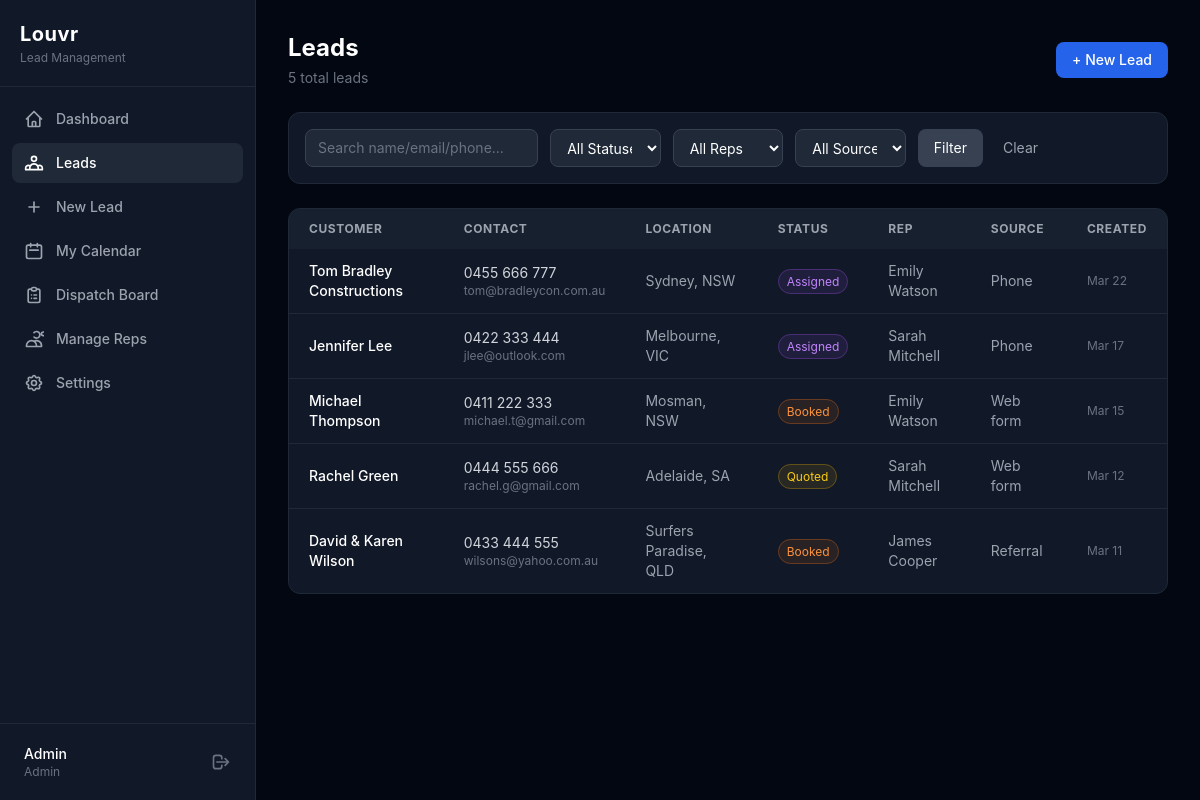
Page /leads (signed in) on the committed database.
### tables this page shows
CREATE TABLE leads (
            id INTEGER PRIMARY KEY AUTOINCREMENT,
            customer_name TEXT NOT NULL,
            customer_email TEXT DEFAULT "",
            customer_phone TEXT DEFAULT "",
            address TEXT DEFAULT "",
            suburb TEXT DEFAULT "",
            state TEXT DEFAULT "",
            postcode TEXT DEFAULT "",
            property_type TEXT DEFAULT "Residential",
            products_interested TEXT DEFAULT "",
            source TEXT DEFAULT "Phone",
            notes TEXT DEFAULT "",
            status TEXT DEFAULT "New",
            assigned_to INTEGER REFERENCES users(id) ON DELETE SET NULL,
            appointment_date TEXT,
            appointment_time TEXT,
            appointment_duration INTEGER DEFAULT 60,
            quoted_amount REAL,
            created_by INTEGER REFERENCES users(id) ON DELETE SET NULL,
            created_at DATETIME DEFAULT CURRENT_TIMESTAMP,
            updated_at DATETIME DEFAULT CURRENT_TIMESTAMP
        );

CREATE TABLE users (
            id INTEGER PRIMARY KEY AUTOINCREMENT,
            name TEXT NOT NULL,
            email TEXT NOT NULL UNIQUE,
            phone TEXT DEFAULT "",
            role TEXT NOT NULL DEFAULT "rep" CHECK(role IN ("admin","rep")),
            password_hash TEXT NOT NULL,
            api_key TEXT UNIQUE,
            is_active INTEGER NOT NULL DEFAULT 1,
            created_at DATETIME DEFAULT CURRENT_TIMESTAMP,
            updated_at DATETIME DEFAULT CURRENT_TIMESTAMP
        );

### src/Controllers/LeadController.php (called while the page is built, shortened)
<?php
class LeadController
{
    private Database $db;
    private array $config;
    public function __construct(Database $db, array $config)
    {
        $this->db = $db;
        $this->config = $config;
    }
    public function index(): void
    {
        $filters = [
            'status'      => $_GET['status'] ?? '',
            'assigned_to' => $_GET['assigned_to'] ?? '',
            'source'      => $_GET['source'] ?? '',
            'date_from'   => $_GET['date_from'] ?? '',
            'date_to'     => $_GET['date_to'] ?? '',
            'search'      => $_GET['search'] ?? '',
        ];
        $page = max(1, (int)($_GET['page'] ?? 1));
        $result = Lead::list($this->db, $filters, $page, $this->config['per_page']);
        require __DIR__ . '/../../templates/leads/index.php';
    }
}

### src/Models/Lead.php (called while the page is built, shortened)
<?php
class Lead
{
    public static function list(Database $db, array $filters = [], int $page = 1, int $perPage = 20): array
    {
        $where = [];
        $params = [];
        $whereClause = $where ? 'WHERE ' . implode(' AND ', $where) : '';
        $total = (int)$db->fetchColumn(
            "SELECT COUNT(*) FROM leads l $whereClause",
            $params
        );
        $offset = ($page - 1) * $perPage;
        $rows = $db->fetchAll(
            "SELECT l.*, u.name AS rep_name
             FROM leads l
             LEFT JOIN users u ON l.assigned_to = u.id
             $whereClause
             ORDER BY l.created_at DESC
             LIMIT :limit OFFSET :offset",
            array_merge($params, [':limit' => $perPage, ':offset' => $offset])
        );
        return [
            'data'       => $rows,
            'total'      => $total,
            'page'       => $page,
            'per_page'   => $perPage,
            'total_pages' => (int)ceil($total / $perPage),
        ];
    }
}

### src/Database.php (called while the page is built, shortened)
<?php
class Database
{
    private PDO $pdo;
    private function __construct(array $config)
    {
        if ($config['driver'] === 'sqlite') {
            $dsn = 'sqlite:' . $config['path'];
            $this->pdo = new PDO($dsn, null, null, [
                PDO::ATTR_ERRMODE            => PDO::ERRMODE_EXCEPTION,
                PDO::ATTR_DEFAULT_FETCH_MODE => PDO::FETCH_ASSOC,
                PDO::ATTR_EMULATE_PREPARES   => false,
            ]);
            $this->pdo->exec('PRAGMA journal_mode=WAL');
            $this->pdo->exec('PRAGMA foreign_keys=ON');
        }
    }
    public function query(string $sql, array $params = []): PDOStatement
    {
        $stmt = $this->pdo->prepare($sql);
        $stmt->execute($params);
        return $stmt;
    }
    public function fetchAll(string $sql, array $params = []): array
    {
        return $this->query($sql, $params)->fetchAll();
    }
    public function fetchColumn(string $sql, array $params = []): mixed
    {
        return $this->query($sql, $params)->fetchColumn();
    }
}

### templates/leads/index.php (the view, shortened to what this page needs)
<?php
$statusBg = [
    'new'      => 'bg-blue-500/10 border-blue-500/30 text-blue-400',
    'assigned' => 'bg-purple-500/10 border-purple-500/30 text-purple-400',
    'booked'   => 'bg-orange-500/10 border-orange-500/30 text-orange-400',
    'quoted'   => 'bg-yellow-500/10 border-yellow-500/30 text-yellow-400',
    'won'      => 'bg-green-500/10 border-green-500/30 text-green-400',
    'lost'     => 'bg-red-500/10 border-red-500/30 text-red-400',
];
$e = fn($v) => htmlspecialchars($v ?? '', ENT_QUOTES, 'UTF-8');
?>
<div class="mb-6 flex items-center justify-between">
    <div>
        <h2 class="text-2xl font-bold text-white">Leads</h2>
        <p class="text-gray-500 text-sm mt-1"><?= $result['total'] ?> total leads</p>
    </div>
    <a href="/leads/create" class="px-4 py-2 bg-blue-600 hover:bg-blue-700 text-white text-sm font-medium rounded-lg transition-colors">+ New Lead</a>
</div>
<div class="bg-gray-900 border border-gray-800 rounded-xl p-4 mb-6">
    <form method="GET" action="/leads" class="grid grid-cols-2 md:grid-cols-4 lg:grid-cols-7 gap-3">
        <input type="text" name="search" value="<?= $e($filters['search']) ?>" placeholder="Search name/email/phone..."
            class="col-span-2 px-3 py-2 bg-gray-800 border border-gray-700 rounded-lg text-white text-sm placeholder-gray-500 focus:outline-none focus:ring-2 focus:ring-blue-500">
        <select name="status" class="px-3 py-2 bg-gray-800 border border-gray-700 rounded-lg text-white text-sm focus:outline-none focus:ring-2 focus:ring-blue-500">
            <option value="">All Statuses</option>
        </select>
        <select name="assigned_to" class="px-3 py-2 bg-gray-800 border border-gray-700 rounded-lg text-white text-sm focus:outline-none focus:ring-2 focus:ring-blue-500">
            <option value="">All Reps</option>
        </select>
        <select name="source" class="px-3 py-2 bg-gray-800 border border-gray-700 rounded-lg text-white text-sm focus:outline-none focus:ring-2 focus:ring-blue-500">
            <option value="">All Sources</option>
        </select>
        <div class="flex gap-2">
            <button type="submit" class="px-4 py-2 bg-gray-700 hover:bg-gray-600 text-white text-sm rounded-lg transition-colors">Filter</button>
            <a href="/leads" class="px-3 py-2 text-gray-400 hover:text-white text-sm transition-colors flex items-center">Clear</a>
        </div>
    </form>
</div>
<div class="bg-gray-900 border border-gray-800 rounded-xl overflow-hidden">
    <table class="w-full text-sm">
        <thead class="bg-gray-800/50">
            <tr class="text-left text-xs text-gray-400 uppercase tracking-wider">
                <th class="px-5 py-3">Customer</th>
                <th class="px-5 py-3 hidden md:table-cell">Contact</th>
                <th class="px-5 py-3 hidden lg:table-cell">Location</th>
                <th class="px-5 py-3">Status</th>
                <th class="px-5 py-3 hidden md:table-cell">Rep</th>
                <th class="px-5 py-3 hidden lg:table-cell">Source</th>
                <th class="px-5 py-3 hidden lg:table-cell">Created</th>
            </tr>
        </thead>
        <tbody class="divide-y divide-gray-800">
            <?php foreach ($result['data'] as $lead): ?>
            <tr class="hover:bg-gray-800/50 cursor-pointer transition-colors" onclick="window.location='/leads/<?= $lead['id'] ?>'">
                <td class="px-5 py-3">
                    <p class="font-medium text-white"><?= $e($lead['customer_name']) ?></p>
                </td>
                <td class="px-5 py-3 hidden md:table-cell">
                    <p class="text-gray-300"><?= $e($lead['customer_phone']) ?></p>
                    <p class="text-xs text-gray-500"><?= $e($lead['customer_email']) ?></p>
                </td>
                <td class="px-5 py-3 text-gray-400 hidden lg:table-cell"><?= $e($lead['suburb']) ?><?= $lead['state'] ? ', ' . $e($lead['state']) : '' ?></td>
                <td class="px-5 py-3">
                    <span class="text-xs px-2 py-1 rounded-full border <?= $statusBg[$lead['status']] ?? $statusBg[strtolower($lead['status'])] ?? 'bg-gray-500/10 border-gray-500/30 text-gray-400' ?>"><?= ucfirst($lead['status']) ?></span>
                </td>
                <td class="px-5 py-3 text-gray-400 hidden md:table-cell"><?= $e($lead['rep_name'] ?? 'Unassigned') ?></td>
                <td class="px-5 py-3 text-gray-400 hidden lg:table-cell"><?= ucfirst(str_replace('_', ' ', $lead['source'])) ?></td>
                <td class="px-5 py-3 text-gray-500 text-xs hidden lg:table-cell"><?= date('M j', strtotime($lead['created_at'])) ?></td>
            </tr>
            <?php endforeach; ?>
        </tbody>
    </table>
</div>
<?php
require __DIR__ . '/../layouts/app.php';

### templates/layouts/app.php (style rules this page uses)
body { font-family: -apple-system, BlinkMacSystemFont, 'Segoe UI', sans-serif; }

### rows in the picture
leads: customer_name "Tom Bradley Constructions", customer_phone "0455 666 777", customer_email "tom@bradleycon.com.au", suburb "Sydney", state "NSW", status "Assigned", assigned_to.name "Emily Watson", source "Phone", created_at "Mar 22"
leads: customer_name "Jennifer Lee", customer_phone "0422 333 444", customer_email "jlee@outlook.com", suburb "Melbourne", state "VIC", status "Assigned", assigned_to.name "Sarah Mitchell", source "Phone", created_at "Mar 17"
leads: customer_name "Michael Thompson", customer_phone "0411 222 333", customer_email "michael.t@gmail.com", suburb "Mosman", state "NSW", status "Booked", assigned_to.name "Emily Watson", source "Web form", created_at "Mar 15"
leads: customer_name "Rachel Green", customer_phone "0444 555 666", customer_email "rachel.g@gmail.com", suburb "Adelaide", state "SA", status "Quoted", assigned_to.name "Sarah Mitchell", source "Web form", created_at "Mar 12"
leads: customer_name "David & Karen Wilson", customer_phone "0433 444 555", customer_email "wilsons@yahoo.com.au", suburb "Surfers Paradise", state "QLD", status "Booked", assigned_to.name "James Cooper", source "Referral", created_at "Mar 11"

### other values in the picture
Auth::name() "Admin"
Auth::role() "Admin"
$result['total'] "5"
